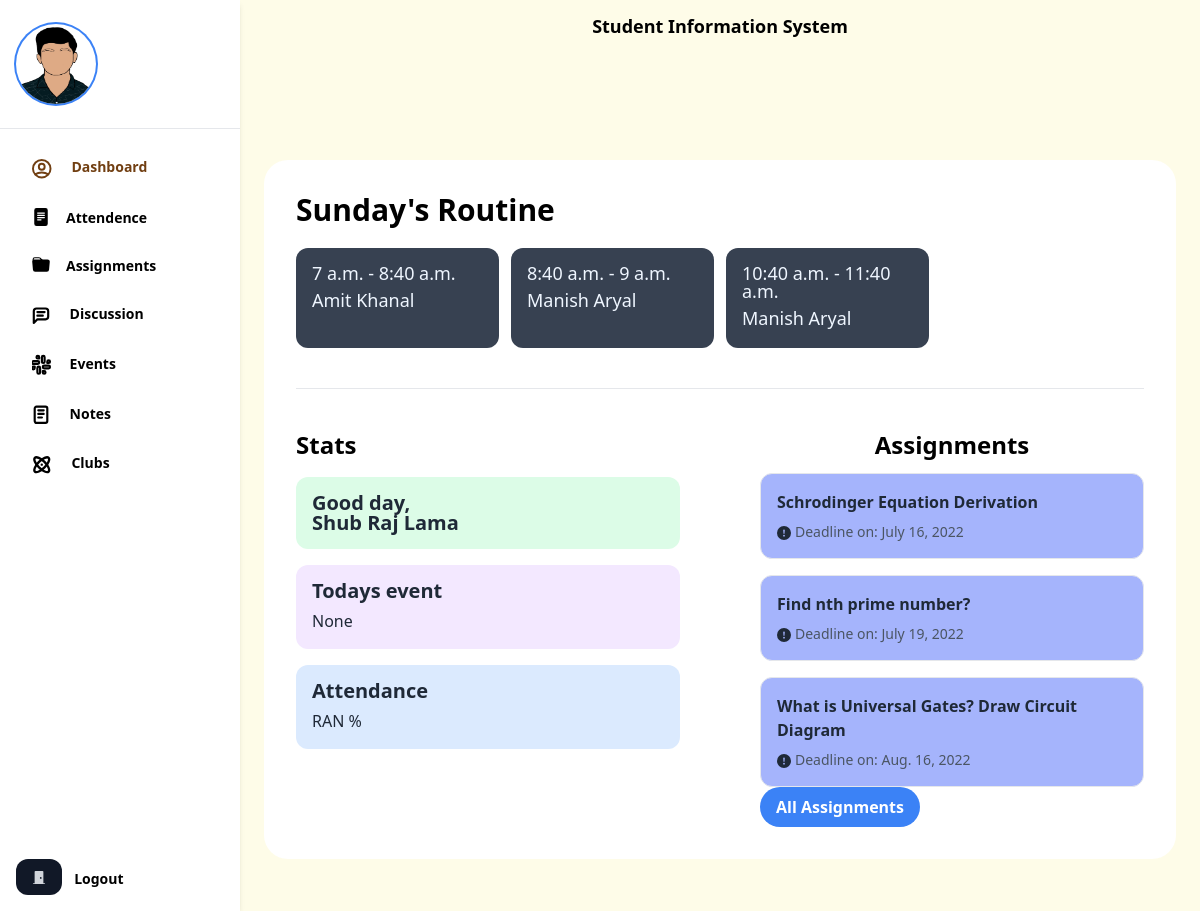
Before: / (signed in) with the older database file.
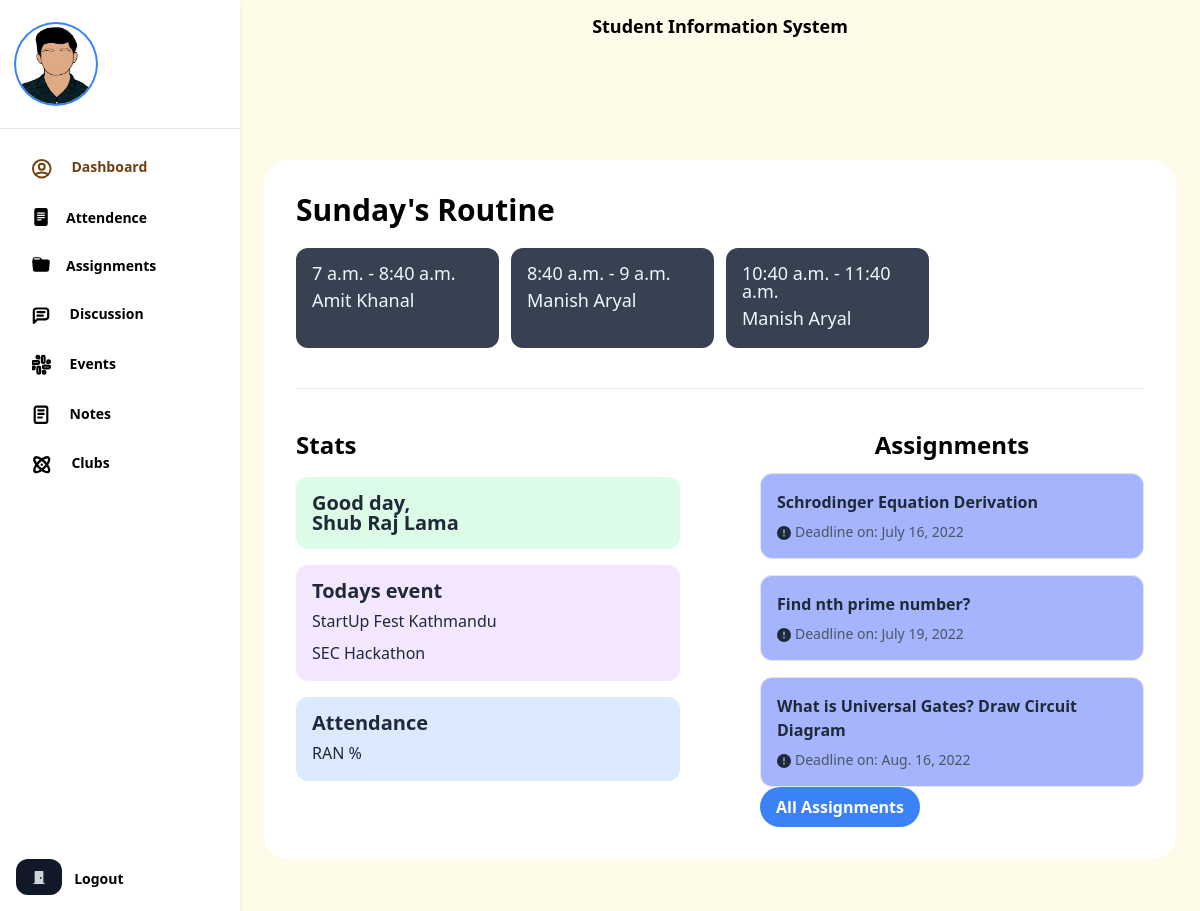
After: the same page with the newer database file.
### webapp/models/college.py (models this page shows, shortened)
class Routine(models.Model):
    teacher = models.ForeignKey(USER, on_delete=models.CASCADE,
                                related_name="routine", related_query_name="has_routine")
    semester = models.ForeignKey(Semester, on_delete=models.CASCADE,
                                 related_name="routine", related_query_name="has_routine")
    starts = models.TimeField()
    ends = models.TimeField()
    day_of_week = models.CharField(
        choices=DAYS_OF_WEEK, max_length=3, db_index=True)
    created_at = models.DateField(default=timezone.now, editable=False)
    updated_at = models.DateField(default=timezone.now, editable=False)
    class Meta:
        ordering = ("starts",)

class Assignment(models.Model):
    topic = models.CharField(max_length=100, db_index=True)
    semester = models.ForeignKey(Semester,
                                 on_delete=models.CASCADE,
                                 related_name="assignment",
                                 related_query_name="has_assignment")
    image = models.ImageField(
        upload_to=utils.upload_directory_path, null=True, blank=True)
    description = models.TextField(null=True)
    upload = models.FileField(
        upload_to=utils.upload_directory_path, null=True, blank=True)
    teacher = models.ForeignKey(
        USER, on_delete=models.CASCADE, related_name="+", related_query_name="+", validators=[validators.validate_teacher, ])
    objects = AssignmentManager()
    due_date = models.DateField(db_index=True)
    assigned_at = models.DateField(default=timezone.now, editable=False)
    class Meta:
        ordering = ("due_date",)
        constraints = [
            models.UniqueConstraint(
                "topic", "semester", "teacher", name="unique_semester_topic_teacher"),
        ]

class Semester(models.Model):
    department = models.ForeignKey(Department, on_delete=models.CASCADE,
                                   related_name="semester", related_query_name="has_semester")
    year = models.IntegerField(
        validators=[validators.validate_year, ], db_index=True)
    room = models.CharField(max_length=5, db_index=True)
    cr = models.OneToOneField(USER, on_delete=models.SET_NULL,
                              related_name="+", null=True, related_query_name="+", validators=[validators.validate_student, ]
                              )

class Event(models.Model):
    topic = models.CharField(max_length=100)
    image = models.ImageField(upload_to="images/events/%Y-%m-%d")
    description = models.TextField()
    happening = models.DateTimeField()
    added_at = models.DateTimeField(default=timezone.now, editable=False)
    objects = EventManager()
    class Meta:
        ordering = ("happening",)

### webapp/models/main.py (models this page shows, shortened)
class CustomUser(AbstractUser):
    email = models.EmailField()
    address = models.CharField(max_length=100)
    mobile_no = models.CharField(max_length=100)
    profile = models.ImageField(upload_to='images/profiles')
    is_teacher = models.BooleanField(default=False)
    semester = models.ForeignKey("Semester", on_delete=models.SET_NULL,
                                 related_name="student", related_query_name="has_student", null=True,blank=True)
    def __str__(self):
        return f"{self.get_full_name()}"

### webapp/views.py (the view)
# urls.py: path("", views.HomeView.as_view(), name="dashboard"),
class HomeView(LoginRequiredMixin, TemplateView):
    template_name = "webapp/index.html"
    def get(self, request, *args, **kwargs):
        today = timezone.now().date().strftime("%a").lower()
        today = "sun" if today == "sat" else today
        user = request.user
        if not user.is_teacher:
            context = {
                "routines": user.semester.routine.filter(day_of_week=today),
                "events":Event.objects.filter(happening__date=timezone.now()),
                "remaining_assignments": user.semester.assignment.all().get_upcoming()
            }
        else:
            context = {
                "routines": user.routine.filter(day_of_week=today),
                "assignments": Submission.objects.filter(assignment__teacher=user, status="p")
            }
            self.template_name = "webapp/teacher_index.html"
        return render(request, self.template_name, context)

### webapp/models/essentials.py (called while the page is built)
    def get_upcoming(self):
        return self.filter(due_date__gte=timezone.now())

    def get_queryset(self):
        return AssignmentQuerySet(self.model)

### webapp/templates/webapp/index.html (shortened to what this page needs)
{% extends 'webapp/_base.html' %}
{% block content %}
<header class="fixed right-0 top-0 left-60 bg-yellow-50 py-3 px-4 h-16">
    <div class="max-w-4xl mx-auto">
        <div class="flex items-center justify-between">
            <div class="text-lg font-bold">Student Information System</div>
        </div>
    </div>
</header>
{% include "webapp/_sidebar.html" with current="dash" %}
<main class="ml-60 pt-16 max-h-screen overflow-auto">
    <div class="px-6 py-8">
        <div class="max-w-6xl mx-auto">
            <div class="bg-white rounded-3xl p-8 mb-5">
                <h1 class="text-3xl font-bold mb-5">{{routines.0.get_day_of_week_display}}'s Routine</h1>
                <div class="grid grid-cols-4 gap-3">
                    {% for routine in routines %}
                    <div class="p-4 bg-gray-700 rounded-xl text-blue-50">
                        <div class="text-lg leading-none">{{routine.starts}} - {{routine.ends}}</div>
                        <div class="mt-1 text-lg font-medium">{{routine.teacher}}</div>
                    </div>
                    {% endfor %}
                </div>
                <hr class="my-10" />
                <div class="grid grid-cols-2 gap-x-20">
                    <div>
                        <h2 class="text-2xl font-bold mb-4">Stats</h2>
                        <div class="grid grid-cols-2 gap-4">
                            <div class="col-span-2">
                                <div class="p-4 bg-green-100 rounded-xl">
                                    <div class="font-bold text-xl text-gray-800 leading-none">
                                        Good day, <br />{{user}}
                                    </div>
                                </div>
                            </div>
                            <div class="col-span-2">
                                <div class="p-4 bg-purple-100 rounded-xl text-gray-800">
                                    <div class="font-bold text-xl leading-none">
                                        Todays event
                                    </div>
                                    {% for event in events %}
                                    <div class="mt-2">{{event.topic}}</div>
                                    {% empty %}
                                    <div class="mt-2">None</div>
                                    {% endfor %}
                                </div>
                            </div>
                            <div class="col-span-2">
                                <div class="p-4 bg-blue-100 rounded-xl text-gray-800">
                                    <div class="font-bold text-xl leading-none">
                                        Attendance
                                    </div>
                                    <div class="mt-2">RAN %</div>
                                </div>
                            </div>
                        </div>
                    </div>
                    <div class="place-items-center">
                        <h2 class="text-2xl font-bold mb-3">Assignments</h2>
                        <div class="space-y-4">
                            {% for assignment in remaining_assignments %}
                            <div class="p-4 bg-indigo-300 border rounded-xl text-gray-800 space-y-2">
                                <a href="javascript:void(0)" class="font-bold">{{assignment.topic}}</a>
                                <div class="text-sm text-gray-600">
                                    Deadline on: {{assignment.due_date}}
                                </div>
                            </div>
                            {% endfor %}
                            <a href="{% url 'app_webapp:assignment' %}"><button
                                    class="bg-blue-500 hover:bg-blue-700 text-white font-bold py-2 px-4 rounded-full">
                                    All Assignments
                                </button>
                            </a>
                        </div>
                    </div>
                </div>
            </div>
        </div>
    </div>
</main>
{% endblock content %}

Changed rows visible on the page:
added Event: topic "StartUp Fest Kathmandu"
now on this page (row edited): Event: topic "SEC Hackathon"
Other visible differences:
text no longer shown: "None"
